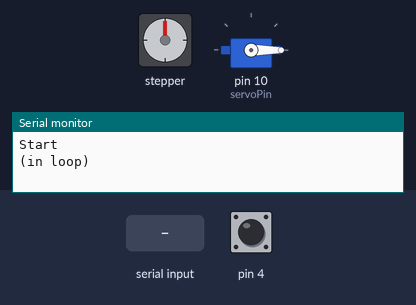
The sketch below on a simulated Arduino Uno, built with avr-gcc and run on an emulated ATmega328P. On the bench: stepper motor, servo, the last lines printed to the serial monitor. Wiring (inferred from the names in the program): stepper motor driver (905 steps per turn assumed): step pin 13; direction pin 11; enable pin 12. The inputs (shaded band) are chosen by the test bench; at power-on: pin 4 HIGH.

Above: at 3.2 s.
3.3 s: "90;45;200\n" received over Serial
At 4.39 s:
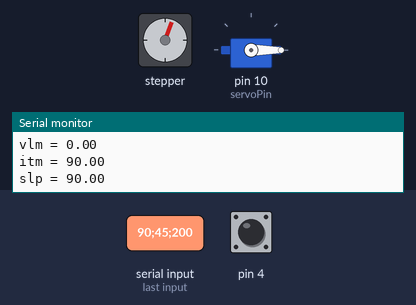
At 5.04 s:
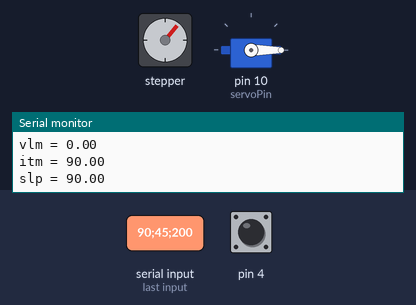
Timing chart, 0 to 21.3 s (numbered marks = the images above; inputs shaded):
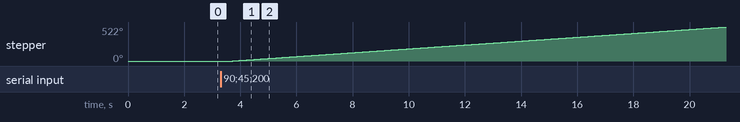

Measured:
- after the input at 3.3 s, stepper: keeps turning clockwise at about 30°/s, starting after 0.43 s

The sketch:

ARDUINO.ino
```cpp
#include <Servo.h>
#define PI 3.1415926535897932384626433832795
#define servoPin 10
#define dirPin 11
#define ena 12
#define stepPin 13
#define motorInterfaceType 1
Servo Servo1;

const int stepsPerRevolution = 905;
const float v_min = 0.1;     // RPM to set the starting speed for the acceleration
String readString;
int ind1;
int ind2;
float nb_step ;
float spd_max;
float acc = 0.4;
float spd0 = 10;
float vlm = -1;
float tm;
float slp = -1;
float itm = -1;
int motor_max_speed = 1000;

bool flag = 1;// added for debug

void setup() {
  pinMode(stepPin, OUTPUT);
  pinMode(dirPin, OUTPUT);
  pinMode(ena, OUTPUT);
  // pinMode(4, OUTPUT);
  pinMode(4, INPUT);
  Servo1.attach(servoPin);
  Serial.begin(9600);
  Serial.println("Start");
  Servo1.write(80);
  delay(1000);
  Servo1.write(0);
  delay(1000);
  digitalWrite(dirPin, LOW);
  int fdc = digitalRead(4);
  while (fdc == 0) {
    f_step(motor_max_speed / 10);
    // fdc = int(digitalRead(4));
    fdc = digitalRead(4);
    if (flag)
    {
      Serial.print("fdc=");
      Serial.println(fdc);
      flag = 0;
    }
  }
}

void loop() {
  Serial.print("(in loop)");
  float t;
  instructions();
  Servo1.write(0);
  delay(400);
  digitalWrite(dirPin, HIGH);
  f_stepper();
  delay(1000 * slp);
  digitalWrite(dirPin, LOW);
  f_stepper();

}


void f_stepper() {
  int counter = 0;
  float t = 0;
  float t1 = 0;
  float spd = 0;
  spd_max = (nb_step - acc * spd0 ) / (itm - acc);


  while (t < acc) {
    spd = spd0 + (1 - cos(t * PI / acc) ) * (spd_max - spd0) / 2 ;
    f_step(spd);
    t += 1 / spd;
    counter ++;
  }

  spd = spd_max ;


  while (t <= itm - acc) {
    f_step(spd);
    t += 1 / spd;
    counter ++;
  }

  t1 = t ;

  while (t < itm) {
    spd = spd0 + (1 + cos((t - t1) * PI / acc) ) * (spd_max - spd0) / 2 ;
    f_step(spd);
    t += 1 / spd;
    counter ++;
  }
}

void f_step(float spd) {
  digitalWrite(stepPin, HIGH);
  delayMicroseconds(1000000 / (2 * spd));
  digitalWrite(stepPin, LOW);
  delayMicroseconds(1000000 / (2 * spd));
}

void instructions() {
  vlm = -1;
  itm = -1;
  slp = -1;

  while (slp == -1) {
    if (Serial.available())  {
      char c = Serial.read();  //gets one byte from serial buffer
      if (c == ';') {
        Serial.println();
        Serial.print("captured String is : ");
        Serial.println(readString); //prints string to serial port out

        ind1 = readString.indexOf('T');  //finds location of first ,
        vlm = readString.substring(1, ind1).toFloat();   //captures first data String
        ind2 = readString.indexOf('S', ind1 + 1 ); //finds location of second ,
        itm = readString.substring(ind1 + 1, ind2).toFloat(); //captures second data String
        slp = readString.substring(ind2 + 1).toFloat(); //captures remain part of data after last ,

        Serial.print("vlm = ");
        Serial.println(vlm);
        Serial.print("itm = ");
        Serial.println(itm);
        Serial.print("slp = ");
        Serial.println(slp);

        readString = ""; //clears variable for new input
      }
      else {
        readString += c; //makes the string readString
      }
      nb_step = 250 * vlm;
    }
  }
}
```
